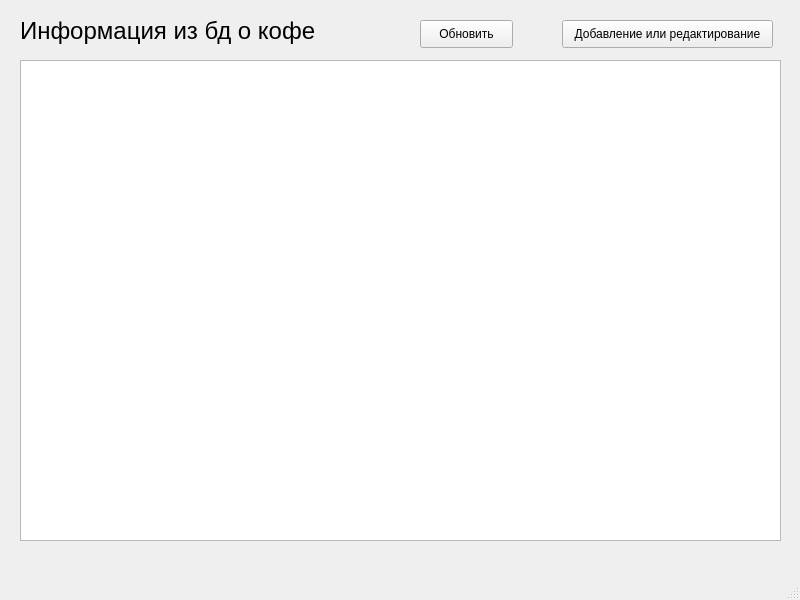
<?xml version="1.0" encoding="UTF-8"?>
<ui version="4.0">
 <class>MainWindow</class>
 <widget class="QMainWindow" name="MainWindow">
  <property name="geometry">
   <rect>
    <x>0</x>
    <y>0</y>
    <width>800</width>
    <height>600</height>
   </rect>
  </property>
  <property name="windowTitle">
   <string>MainWindow</string>
  </property>
  <widget class="QWidget" name="centralwidget">
   <widget class="QTableWidget" name="tableWidget">
    <property name="geometry">
     <rect>
      <x>20</x>
      <y>60</y>
      <width>761</width>
      <height>481</height>
     </rect>
    </property>
   </widget>
   <widget class="QLabel" name="label">
    <property name="geometry">
     <rect>
      <x>20</x>
      <y>10</y>
      <width>371</width>
      <height>41</height>
     </rect>
    </property>
    <property name="font">
     <font>
      <pointsize>18</pointsize>
     </font>
    </property>
    <property name="text">
     <string>Информация из бд о кофе</string>
    </property>
   </widget>
   <widget class="QPushButton" name="pushButton">
    <property name="geometry">
     <rect>
      <x>562</x>
      <y>20</y>
      <width>211</width>
      <height>28</height>
     </rect>
    </property>
    <property name="text">
     <string>Добавление или редактирование</string>
    </property>
   </widget>
   <widget class="QPushButton" name="pushButton_2">
    <property name="geometry">
     <rect>
      <x>420</x>
      <y>20</y>
      <width>93</width>
      <height>28</height>
     </rect>
    </property>
    <property name="text">
     <string>Обновить</string>
    </property>
   </widget>
  </widget>
  <widget class="QMenuBar" name="menubar">
   <property name="geometry">
    <rect>
     <x>0</x>
     <y>0</y>
     <width>800</width>
     <height>26</height>
    </rect>
   </property>
  </widget>
  <widget class="QStatusBar" name="statusbar"/>
 </widget>
 <resources/>
 <connections/>
</ui>
